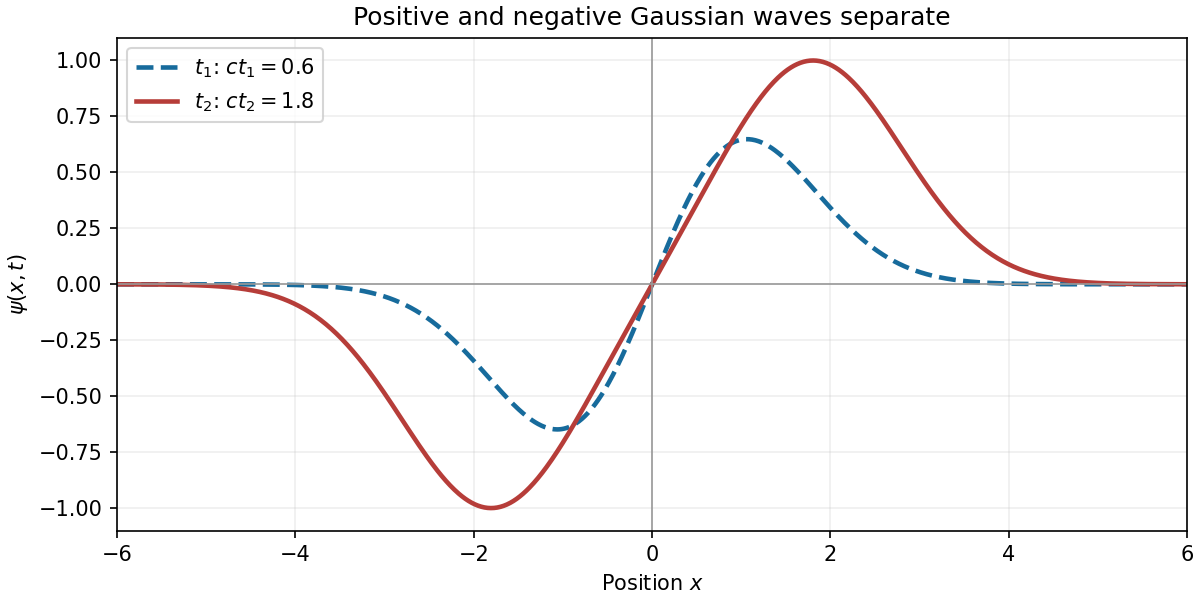

The Python source for this figure:
"""Generate the Q20 wave sketch; tested with Python 3.14, NumPy 2.3.5,
and Matplotlib 3.10.7, using the repository's pyproject.toml dependencies.
"""

from pathlib import Path

import matplotlib

matplotlib.use("Agg")
import matplotlib.pyplot as plt
import numpy as np


def main():
    x = np.linspace(-6, 6, 1000)
    fig, ax = plt.subplots(figsize=(8, 4), layout="constrained")
    for a, color, style, label in [
        (0.6, "#176b9c", "--", r"$t_1$: $ct_1=0.6$"),
        (1.8, "#b63d39", "-", r"$t_2$: $ct_2=1.8$"),
    ]:
        psi = np.exp(-0.5 * (x - a) ** 2) - np.exp(-0.5 * (x + a) ** 2)
        ax.plot(x, psi, color=color, linestyle=style, linewidth=2.2, label=label)
    ax.axhline(0, color="0.6", linewidth=0.8)
    ax.axvline(0, color="0.6", linewidth=0.8)
    ax.set(xlabel=r"Position $x$", ylabel=r"$\psi(x,t)$", xlim=(-6, 6), ylim=(-1.1, 1.1))
    ax.set_title("Positive and negative Gaussian waves separate")
    ax.legend(loc="upper left", frameon=True)
    ax.grid(alpha=0.2)
    fig.savefig(Path.cwd() / Path(__file__).with_suffix(".png").name, dpi=150, facecolor="white")
    plt.close(fig)


if __name__ == "__main__":
    main()
